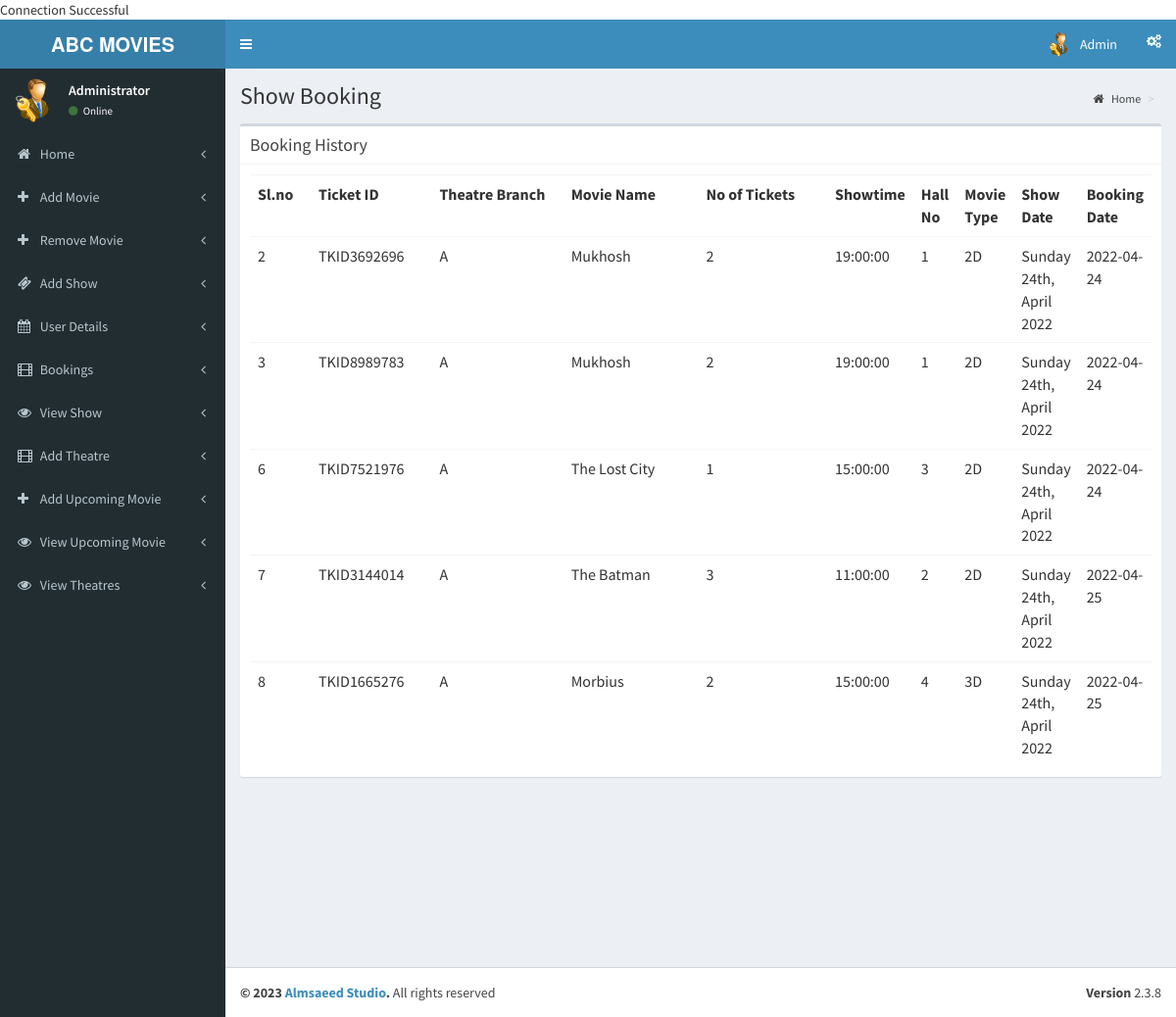
Page /admin/pages/tickets.php (signed in) on the committed database.
### tables this page shows
CREATE TABLE `showtime` (
  `showtime_ID` int(11) NOT NULL,
  `date` varchar(100) NOT NULL,
  `theatre` varchar(100) NOT NULL,
  `movie_id` int(11) NOT NULL,
  `shows_ID` int(11) NOT NULL,
  `movie_type` varchar(100) NOT NULL,
  `seats` int(11) NOT NULL,
  `hall_no` int(11) NOT NULL
);

CREATE TABLE `booking` (
  `booking_id` int(11) NOT NULL,
  `ticket_id` varchar(30) DEFAULT NULL,
  `theatre_name` varchar(20) NOT NULL,
  `u_id` int(11) NOT NULL,
  `showtime_ID` int(11) NOT NULL,
  `ticket_quantity` int(11) NOT NULL,
  `total_amount` int(11) NOT NULL,
  `ticket_date` varchar(30) NOT NULL,
  `date` date NOT NULL
);

CREATE TABLE `movies` (
  `movie_id` int(11) NOT NULL,
  `movie_name` varchar(100) DEFAULT NULL,
  `cast` varchar(500) DEFAULT NULL,
  `plot` varchar(1000) DEFAULT NULL,
  `genre` varchar(50) DEFAULT NULL,
  `category` varchar(50) DEFAULT NULL,
  `trailer` varchar(200) DEFAULT NULL,
  `language` varchar(50) DEFAULT NULL,
  `status` int(1) DEFAULT NULL,
  `imdb_rating` float DEFAULT NULL,
  `poster` varchar(200) DEFAULT NULL,
  `director` varchar(100) DEFAULT NULL,
  `release_date` date DEFAULT NULL,
  `duration` varchar(30) DEFAULT NULL
);

CREATE TABLE `shows` (
  `shows_ID` int(11) NOT NULL,
  `start_time` time DEFAULT NULL
);

### admin/pages/tickets.php (the view, shortened to what this page needs)
<?php
include('header.php');
?>
<link rel="stylesheet" href="../../validation/dist/css/bootstrapValidator.css"/>
  <div class="content-wrapper">
    <section class="content-header">
      <h1>
        Show Booking
      </h1>
      <ol class="breadcrumb">
        <li><a href="index.php"><i class="fa fa-home"></i> Home</a></li>
        <li class="active"></li>
      </ol>
    </section>
    <section class="content">
      <div class="box">
         <div class="box-header with-border">
              <h3 class="box-title">Booking History</h3>
            </div>
        <div class="box-body">
          <?php
          $sw = mysqli_query($con,"SELECT * FROM (((showtime inner join booking on showtime.showtime_ID = booking.showtime_ID) inner join shows on shows.shows_ID = showtime.shows_ID) inner join movies on showtime.movie_id = movies.movie_id)");
          if(mysqli_num_rows($sw))
          {?>
            <table class="table">
              <th class="col-md-1">
                Sl.no
              </th>
              <th class="col-md-2">
                Ticket ID
              </th>
              <th class="col-md-3">
                Theatre Branch
              </th>
              <th class="col-md-3">
                Movie Name
              </th>
              <th class="col-md-3">
                No of Tickets
              </th>
              <th class="col-md-3">
                Showtime
              </th>
              <th class="col-md-3">
                Hall No
              </th>
              <th class="col-md-3">
                Movie Type
              </th>
              <th class="col-md-3">
                Show Date
              </th>
              <th class="col-md-3">
                Booking Date
              </th>
              <?php
              while($book=mysqli_fetch_array($sw))
              {
                ?>
                <tr>
                  <td>
                    <?php echo $book['booking_id'];?>
                  </td>
                  <td>
                    <?php echo $book['ticket_id'];?>
                  </td>
                  <td>
                    <?php echo $book['theatre_name'];?>
                  </td>
                  <td>
                    <?php echo $book['movie_name'];?>
                  </td>
                  <td>
                    <?php echo $book['ticket_quantity'];?>
                  </td>
                  <td>
                    <?php echo $book['start_time'];?>
                  </td>
                  <td>
                    <?php echo $book['hall_no'];?>
                  </td>
                  <td>
                    <?php echo $book['movie_type'];?>
                  </td>
                  <td>
                    <?php echo $book['ticket_date'];?>
                  </td>
                  <td>
                    <?php echo $book['date'];?>
                  </td>
                </tr>
                <?php
              }
              ?>
            </table>
            <?php
          }
          else
          {
            ?>
            <h3>No Shows Added</h3>
            <?php
          }
          ?>
        </div>
      </div>
    </section>
  </div>
  <?php
include('footer.php');
?>

### admin/pages/header.php (shortened to what this page needs)
<!DOCTYPE html>
<html>
<head>
  <link rel="stylesheet" href="../validation/dist/css/bootstrapValidator.css"/>
  <link rel="stylesheet" href="../bootstrap/css/bootstrap.min.css">
  <link rel="stylesheet" href="https://cdnjs.cloudflare.com/ajax/libs/font-awesome/4.5.0/css/font-awesome.min.css">
  <link rel="stylesheet" href="https://cdnjs.cloudflare.com/ajax/libs/ionicons/2.0.1/css/ionicons.min.css">
  <link rel="stylesheet" href="../dist/css/AdminLTE.min.css">
  <link rel="stylesheet" href="../dist/css/skins/_all-skins.min.css">
</head>
<body class="hold-transition skin-blue sidebar-mini">
<div class="wrapper">
  <header class="main-header">
    <a href="index.php" class="logo">
      <span class="logo-lg"><b>ABC MOVIES</b></span>
    </a>
    <nav class="navbar navbar-static-top">
      <a href="#" class="sidebar-toggle" data-toggle="offcanvas" role="button">
      </a>
      <div class="navbar-custom-menu">
        <ul class="nav navbar-nav">
          <li class="dropdown user user-menu">
            <a href="#" class="dropdown-toggle" data-toggle="dropdown">
              <img src="admin-icn.png" class="user-image" alt="User Image">
              <span class="hidden-xs">Admin</span>
            </a>
          </li>
          <li>
            <a href="#" data-toggle="control-sidebar"><i class="fa fa-gears"></i></a>
          </li>
        </ul>
      </div>
    </nav>
  </header>
  <aside class="main-sidebar">
    <section class="sidebar">
      <div class="user-panel">
        <div class="pull-left image">
          <img src="admin-icn.png" class="img-circle" alt="User Image">
        </div>
        <div class="pull-left info">
          <p>Administrator</p>
          <a href="#"><i class="fa fa-circle text-success"></i> Online</a>
        </div>
      </div>
      <ul class="sidebar-menu">
        <li class="treeview">
          <a href="index.php">
            <i class="fa fa-home"></i> <span>Home</span>
            <span class="pull-right-container">
              <i class="fa fa-angle-left pull-right"></i>
            </span>
          </a>
        </li>
          <li class="treeview">
          <a href="add_movie.php">
            <i class="fa fa-plus"></i> <span>Add Movie</span>
            <span class="pull-right-container">
              <i class="fa fa-angle-left pull-right"></i>
            </span>
          </a>
        </li>
        <li class="treeview">
          <a href="index.php">
            <i class="fa fa-plus"></i> <span>Remove Movie</span>
            <span class="pull-right-container">
              <i class="fa fa-angle-left pull-right"></i>
            </span>
          </a>
        </li>
        <li class="treeview">
          <a href="add_show.php">
            <i class="fa fa-ticket"></i> <span>Add Show</span>
            <span class="pull-right-container">
              <i class="fa fa-angle-left pull-right"></i>
            </span>
          </a>
        </li>
        <li class="treeview">
          <a href="users.php">
            <i class="fa fa-calendar"></i> <span>User Details</span>
            <span class="pull-right-container">
              <i class="fa fa-angle-left pull-right"></i>
            </span>
          </a>
        </li>
        <li class="treeview">
          <a href="tickets.php">
            <i class="fa fa-film"></i> <span>Bookings</span>
            <span class="pull-right-container">
              <i class="fa fa-angle-left pull-right"></i>
            </span>
          </a>
        </li>
        <li class="treeview">
          <a href="view_shows.php">
            <i class="fa fa-eye"></i> <span>View Show</span>
            <span class="pull-right-container">
              <i class="fa fa-angle-left pull-right"></i>
            </span>
          </a>
        </li>
        <li class="treeview">
          <a href="add_theatre.php">
            <i class="fa fa-film"></i> <span>Add Theatre</span>
            <span class="pull-right-container">
              <i class="fa fa-angle-left pull-right"></i>
            </span>
          </a>
        </li>
        <li class="treeview">
          <a href="add_movie_news.php">
            <i class="fa fa-plus"></i> <span>Add Upcoming Movie</span>
            <span class="pull-right-container">
              <i class="fa fa-angle-left pull-right"></i>
            </span>
          </a>
        </li>
        <li class="treeview">
          <a href="view_upcoming.php">
            <i class="fa fa-eye"></i> <span>View Upcoming Movie</span>
            <span class="pull-right-container">
              <i class="fa fa-angle-left pull-right"></i>
            </span>
          </a>
        </li>
        <li class="treeview">
          <a href="view_theatre.php">
            <i class="fa fa-eye"></i> <span>View Theatres</span>
            <span class="pull-right-container">
              <i class="fa fa-angle-left pull-right"></i>
            </span>
          </a>
        </li>
      </ul>
    </section>
  </aside>

### admin/pages/footer.php (shortened to what this page needs)
  <footer class="main-footer">
    <div class="pull-right hidden-xs">
      <b>Version</b> 2.3.8
    </div>
    <strong>&copy; <?php echo date("Y"); ?> <a href="http://almsaeedstudio.com">Almsaeed Studio</a>.</strong> All rights
    reserved
  </footer>
</div>
</body>
</html>

### rows in the picture
showtime: booking.booking_id "2", booking.ticket_id "TKID3692696", booking.theatre_name "A", movie.movie_name "Mukhosh", booking.ticket_quantity "2", shows_ID.start_time "19:00:00", hall_no "1", movie_type "2D", booking.ticket_date "Sunday 24th, April 2022", booking.date "2022-04-24", booking.booking_id "3", booking.ticket_id "TKID8989783"
showtime: booking.booking_id "6", booking.ticket_id "TKID7521976", booking.theatre_name "A", movie.movie_name "The Lost City", booking.ticket_quantity "1", shows_ID.start_time "15:00:00", hall_no "3", movie_type "2D", booking.ticket_date "Sunday 24th, April 2022", booking.date "2022-04-24"
showtime: booking.booking_id "7", booking.ticket_id "TKID3144014", booking.theatre_name "A", movie.movie_name "The Batman", booking.ticket_quantity "3", shows_ID.start_time "11:00:00", hall_no "2", movie_type "2D", booking.ticket_date "Sunday 24th, April 2022", booking.date "2022-04-25"
showtime: booking.booking_id "8", booking.ticket_id "TKID1665276", booking.theatre_name "A", movie.movie_name "Morbius", booking.ticket_quantity "2", shows_ID.start_time "15:00:00", hall_no "4", movie_type "3D", booking.ticket_date "Sunday 24th, April 2022", booking.date "2022-04-25"
